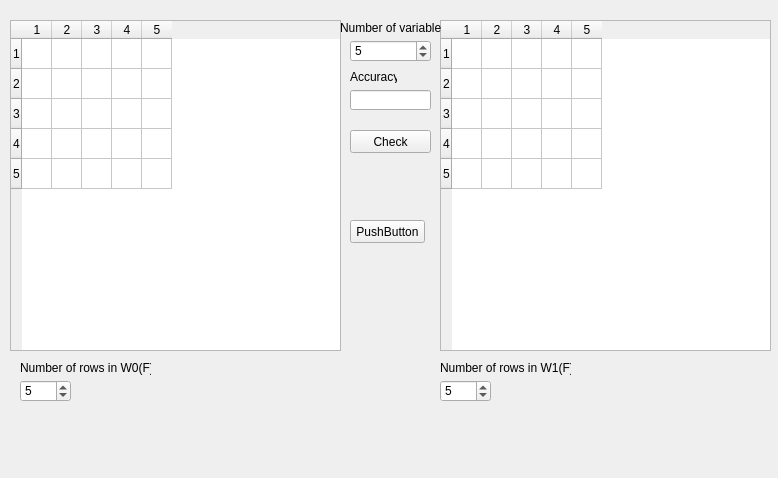
<?xml version="1.0" encoding="UTF-8"?>
<ui version="4.0">
 <class>func2</class>
 <widget class="QWidget" name="func2">
  <property name="geometry">
   <rect>
    <x>0</x>
    <y>0</y>
    <width>778</width>
    <height>478</height>
   </rect>
  </property>
  <property name="windowTitle">
   <string>Form</string>
  </property>
  <widget class="QTableWidget" name="tableWidget1">
   <property name="geometry">
    <rect>
     <x>10</x>
     <y>20</y>
     <width>331</width>
     <height>331</height>
    </rect>
   </property>
   <property name="inputMethodHints">
    <set>Qt::ImhNone</set>
   </property>
   <property name="rowCount">
    <number>5</number>
   </property>
   <property name="columnCount">
    <number>5</number>
   </property>
   <attribute name="horizontalHeaderDefaultSectionSize">
    <number>30</number>
   </attribute>
   <attribute name="horizontalHeaderMinimumSectionSize">
    <number>30</number>
   </attribute>
   <row/>
   <row/>
   <row/>
   <row/>
   <row/>
   <column/>
   <column/>
   <column/>
   <column/>
   <column/>
  </widget>
  <widget class="QTableWidget" name="tableWidget2">
   <property name="geometry">
    <rect>
     <x>440</x>
     <y>20</y>
     <width>331</width>
     <height>331</height>
    </rect>
   </property>
   <property name="inputMethodHints">
    <set>Qt::ImhNone</set>
   </property>
   <property name="rowCount">
    <number>5</number>
   </property>
   <property name="columnCount">
    <number>5</number>
   </property>
   <attribute name="horizontalHeaderDefaultSectionSize">
    <number>30</number>
   </attribute>
   <attribute name="horizontalHeaderMinimumSectionSize">
    <number>30</number>
   </attribute>
   <row/>
   <row/>
   <row/>
   <row/>
   <row/>
   <column/>
   <column/>
   <column/>
   <column/>
   <column/>
  </widget>
  <widget class="QSpinBox" name="spinBox">
   <property name="geometry">
    <rect>
     <x>350</x>
     <y>40</y>
     <width>81</width>
     <height>22</height>
    </rect>
   </property>
   <property name="minimum">
    <number>2</number>
   </property>
   <property name="maximum">
    <number>10</number>
   </property>
   <property name="value">
    <number>5</number>
   </property>
  </widget>
  <widget class="QPushButton" name="pushButton">
   <property name="geometry">
    <rect>
     <x>350</x>
     <y>130</y>
     <width>81</width>
     <height>23</height>
    </rect>
   </property>
   <property name="text">
    <string>Check</string>
   </property>
  </widget>
  <widget class="QLineEdit" name="lineEdit">
   <property name="geometry">
    <rect>
     <x>350</x>
     <y>90</y>
     <width>81</width>
     <height>20</height>
    </rect>
   </property>
  </widget>
  <widget class="QLabel" name="label">
   <property name="geometry">
    <rect>
     <x>340</x>
     <y>20</y>
     <width>101</width>
     <height>16</height>
    </rect>
   </property>
   <property name="text">
    <string>Number of variables</string>
   </property>
  </widget>
  <widget class="QLabel" name="label_2">
   <property name="geometry">
    <rect>
     <x>350</x>
     <y>70</y>
     <width>47</width>
     <height>13</height>
    </rect>
   </property>
   <property name="text">
    <string>Accuracy</string>
   </property>
  </widget>
  <widget class="QLabel" name="label_3">
   <property name="geometry">
    <rect>
     <x>20</x>
     <y>360</y>
     <width>131</width>
     <height>16</height>
    </rect>
   </property>
   <property name="text">
    <string>Number of rows in W0(F)</string>
   </property>
  </widget>
  <widget class="QLabel" name="label_4">
   <property name="geometry">
    <rect>
     <x>440</x>
     <y>360</y>
     <width>131</width>
     <height>16</height>
    </rect>
   </property>
   <property name="text">
    <string>Number of rows in W1(F)</string>
   </property>
  </widget>
  <widget class="QSpinBox" name="spinBox_1">
   <property name="geometry">
    <rect>
     <x>20</x>
     <y>380</y>
     <width>51</width>
     <height>22</height>
    </rect>
   </property>
   <property name="minimum">
    <number>1</number>
   </property>
   <property name="maximum">
    <number>1024</number>
   </property>
   <property name="value">
    <number>5</number>
   </property>
  </widget>
  <widget class="QSpinBox" name="spinBox_2">
   <property name="geometry">
    <rect>
     <x>440</x>
     <y>380</y>
     <width>51</width>
     <height>22</height>
    </rect>
   </property>
   <property name="minimum">
    <number>1</number>
   </property>
   <property name="maximum">
    <number>1024</number>
   </property>
   <property name="value">
    <number>5</number>
   </property>
  </widget>
  <widget class="QLabel" name="label_5">
   <property name="geometry">
    <rect>
     <x>350</x>
     <y>160</y>
     <width>81</width>
     <height>21</height>
    </rect>
   </property>
   <property name="text">
    <string/>
   </property>
  </widget>
  <widget class="QPushButton" name="pushButton_2">
   <property name="geometry">
    <rect>
     <x>350</x>
     <y>220</y>
     <width>75</width>
     <height>23</height>
    </rect>
   </property>
   <property name="text">
    <string>PushButton</string>
   </property>
  </widget>
  <widget class="QLabel" name="label_6">
   <property name="geometry">
    <rect>
     <x>190</x>
     <y>370</y>
     <width>41</width>
     <height>31</height>
    </rect>
   </property>
   <property name="text">
    <string/>
   </property>
  </widget>
  <widget class="QLabel" name="label_7">
   <property name="geometry">
    <rect>
     <x>270</x>
     <y>370</y>
     <width>41</width>
     <height>31</height>
    </rect>
   </property>
   <property name="text">
    <string/>
   </property>
  </widget>
  <widget class="QLabel" name="label_8">
   <property name="geometry">
    <rect>
     <x>310</x>
     <y>360</y>
     <width>51</width>
     <height>41</height>
    </rect>
   </property>
   <property name="text">
    <string/>
   </property>
  </widget>
 </widget>
 <resources/>
 <connections/>
</ui>
